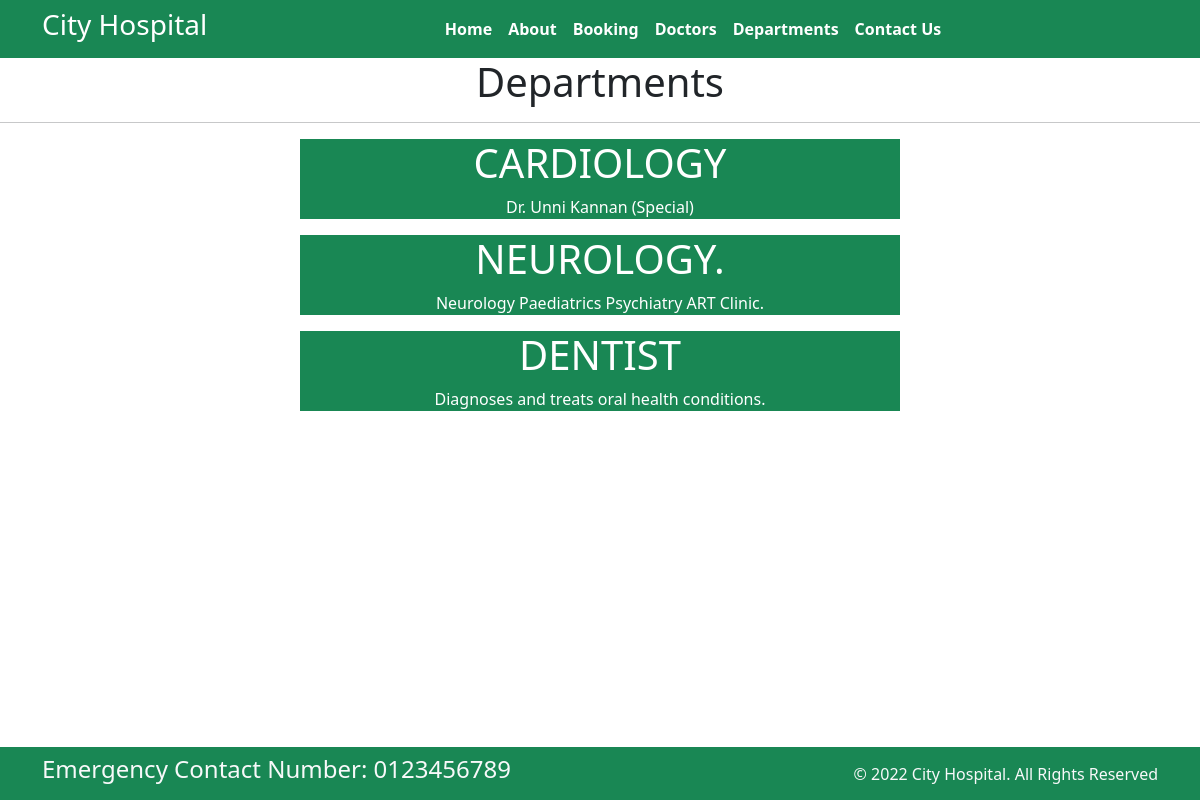
The page /departments on the database its author committed.
### djapp2/models.py (models this page shows, shortened)
class Departments(models.Model):
    dep_name=models.CharField(max_length=100)
    dep_discription=models.TextField(max_length=100)

### djapp2/views.py (the view)
# urls.py: path("departments",views.departments,name="departments"),
def departments(request):
    dict_dep={
        'dept':Departments.objects.all()
    }
    return render(request, 'departments.html',dict_dep)

### Templates/departments.html (shortened to what this page needs)
<!DOCTYPE html>
{% extends "base2.html" %}
       {% block content %}
       <h1 class='text-center'>Departments</h1>
       <hr>
       {%  for d in dept %}
       <div class='mx-auto w-50 bg-success text-center text-white' >
        <h1>{{d.dep_name}}</h1>
        <p>{{d.dep_discription}}</p>
       </div>
       {% endfor %}
       {% endblock content %}

### rows shown on the page
Departments: dep_name "CARDIOLOGY", dep_discription "Dr. Unni Kannan (Special)"
Departments: dep_name "NEUROLOGY.", dep_discription "Neurology Paediatrics Psychiatry ART Clinic."
Departments: dep_name "DENTIST", dep_discription "Diagnoses and treats oral health conditions."
